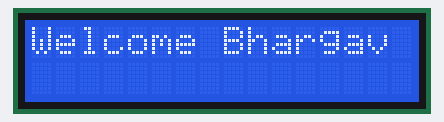
This sketch was run on a simulated Arduino Uno, built with avr-gcc and run on an emulated ATmega328P. Parts: 16×2 character LCD.

Above: at 0.1 s.
At 1.31 s:
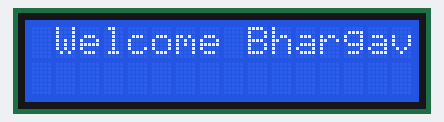
At 2.56 s:
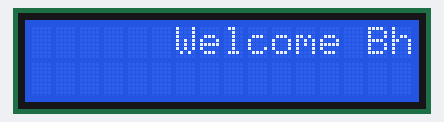
At 5.0 s:
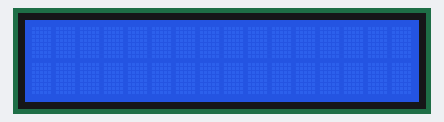
At 8.31 s:
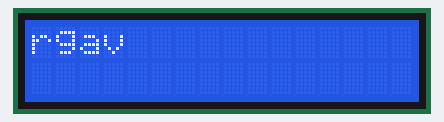
At 11.82 s:
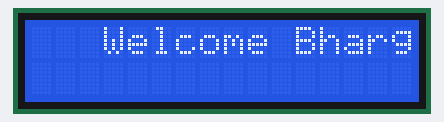

Measured:
- by itself, everything shown: repeats every 10.0 s, in 31 steps
- what the display in image 3 shows lasts 2.5 s, from 4.9 s to 7.4 s

The sketch:

ScrollingText.ino
```cpp
#include <LiquidCrystal.h>//Library for LCD
LiquidCrystal lcd(12, 11, 5, 4, 3, 2); //LCD pins at which it is attached to the Arudino

void setup()
{
  lcd.begin(16, 2);             //LCD order
  lcd.print("Welcome Bhargav"); //prints on LCD
  lcd.setCursor(0,1);           //Setting the cursor on LCD
  delay(1000);//delay of 1 second

}

void loop()
{
  int timeDelay = 100;
  /*
  for(int PositionCount=0;PositionCount<13; PositionCount++)//loop for scrolling the LCD text
  {
    lcd.scrollDisplayLeft();//builtin command to scroll left the text
    delay(timeDelay);// delay of 150 msec
  }
  */

  for(int PositionCount=0; PositionCount<29; PositionCount++)
  {
    delay(125);
    lcd.scrollDisplayRight(); //builtin command to scroll right the text
    delay(125);
  }

}
```
